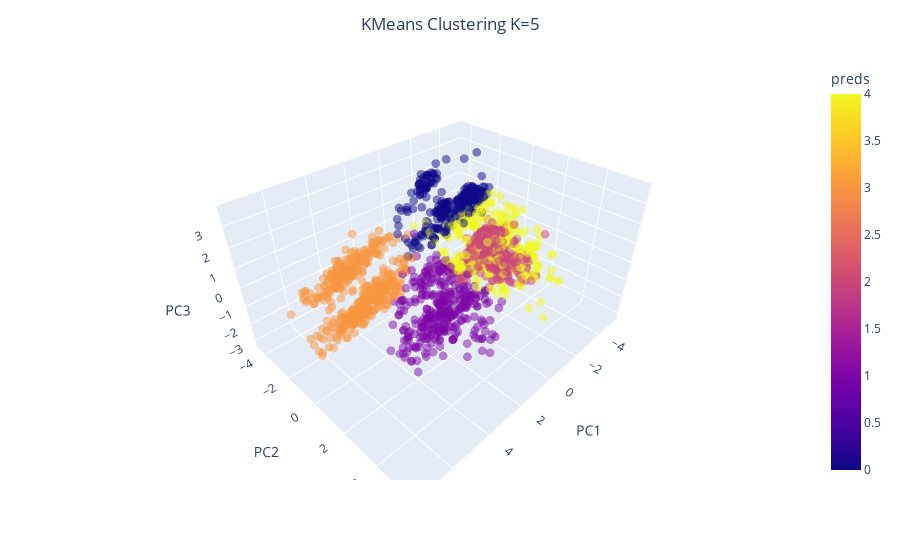

The notebook cell this image was saved under:
### Code cell
cluster_k = KMeans(n_clusters=5)
cluster_k.fit(principalDf)

visualize_clustering(principalDf, cluster_k.labels_, title="KMeans Clustering K=5")

### Figure 1 — Plotly figure (JSON) as saved in the notebook; plotly's stock layout.template omitted (floating-point values rounded to 4 significant figures; data arrays with more than 128 entries replaced by an {"elided": "..."} marker saying what was removed)
{"data": [{"hovertemplate": "PC1=%{x}<br>PC2=%{y}<br>PC3=%{z}<br>preds=%{marker.color}<extra></extra>", "legendgroup": "", "marker": {"color": {"elided": "2240 int values"}, "coloraxis": "coloraxis", "opacity": 0.5, "size": 3, "symbol": "circle"}, "mode": "markers", "name": "", "scene": "scene", "showlegend": false, "type": "scatter3d", "x": {"elided": "2240 float values"}, "y": {"elided": "2240 float values"}, "z": {"elided": "2240 float values"}}], "layout": {"autosize": true, "coloraxis": {"colorbar": {"title": {"text": "preds"}}, "colorscale": [[0, "#0d0887"], [0.1111, "#46039f"], [0.2222, "#7201a8"], [0.3333, "#9c179e"], [0.4444, "#bd3786"], [0.5556, "#d8576b"], [0.6667, "#ed7953"], [0.7778, "#fb9f3a"], [0.8889, "#fdca26"], [1, "#f0f921"]]}, "legend": {"tracegroupgap": 0}, "margin": {"t": 60}, "scene": {"aspectmode": "auto", "aspectratio": {"x": 1.323, "y": 1.058, "z": 0.7147}, "domain": {"x": [0, 1], "y": [0, 1]}, "xaxis": {"title": {"text": "PC1"}, "type": "linear"}, "yaxis": {"title": {"text": "PC2"}, "type": "linear"}, "zaxis": {"title": {"text": "PC3"}, "type": "linear"}}, "title": {"text": "KMeans Clustering K=5", "x": 0.5}}}
